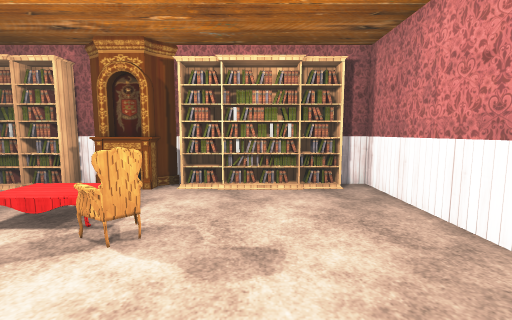
View 1 (above)

12 first-person views from a walk through a 3-D level made in the Unity game engine. The camera is 1.5 m above the floor, tilts 6° down and sees 90° across. The floor is counted in squares, 1 m on a side. Each view is taken from the middle of a square. On the plan, view 1 faces up. The plan holds only what a view shows up to about 13 squares ahead; the rest is blank. The place goes on beyond the plan. The player is left out. Door leaves are left out, so doorways stand open. Some surface patterns are stand-ins.

View 2
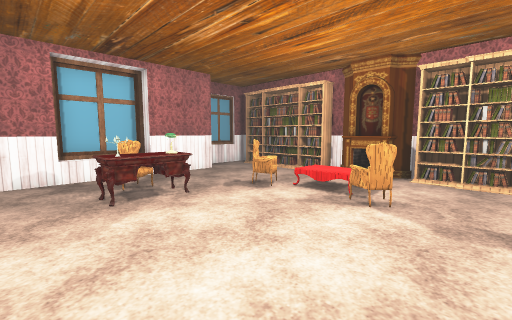

View 3
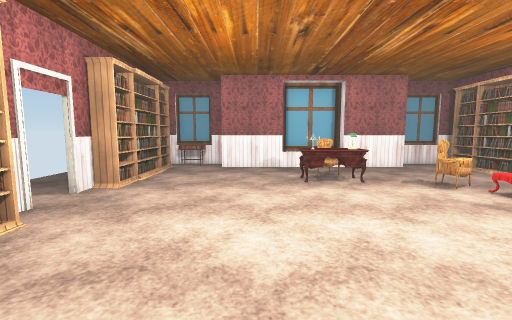

View 4
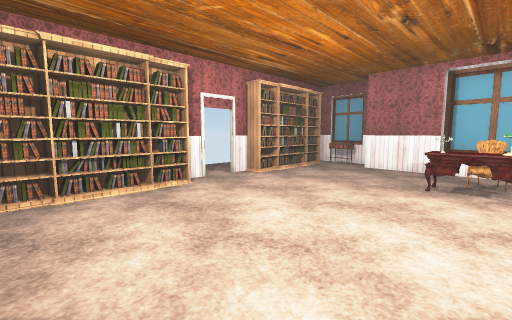

View 5
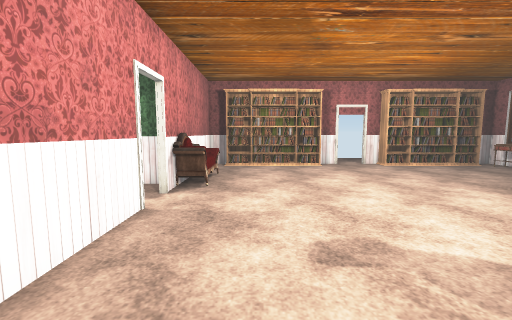

View 6
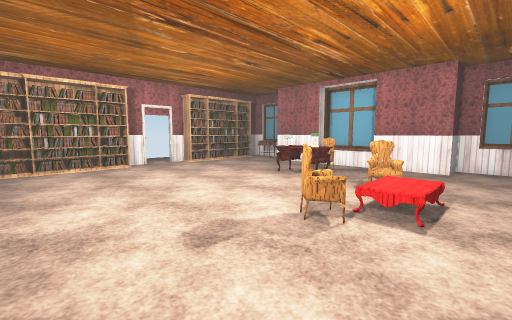

View 7
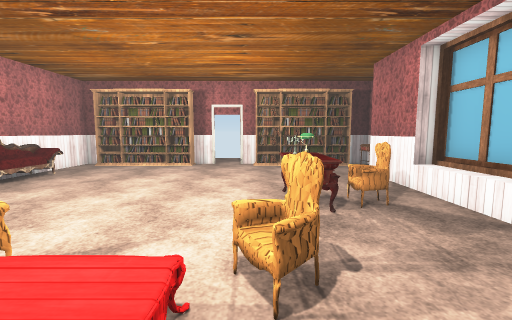

View 8
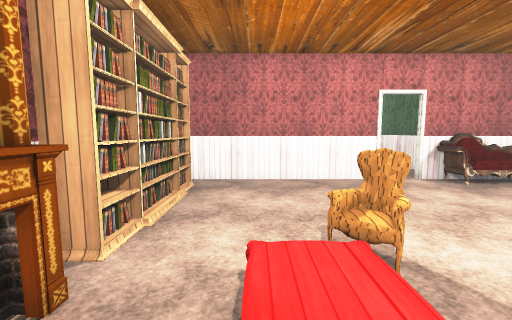

View 9
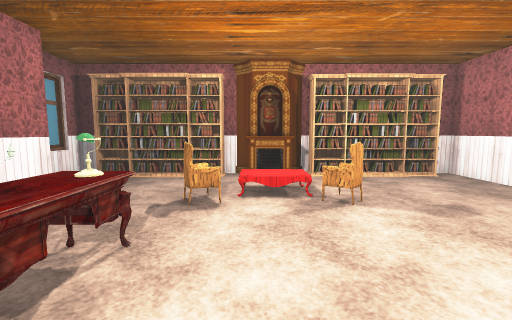

View 10
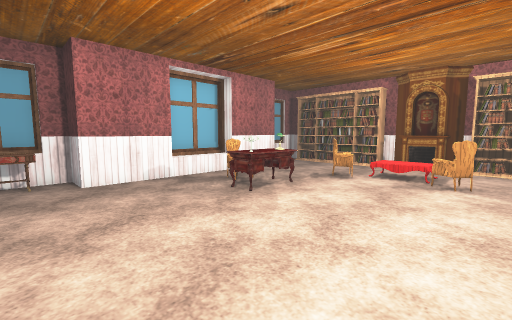

View 11
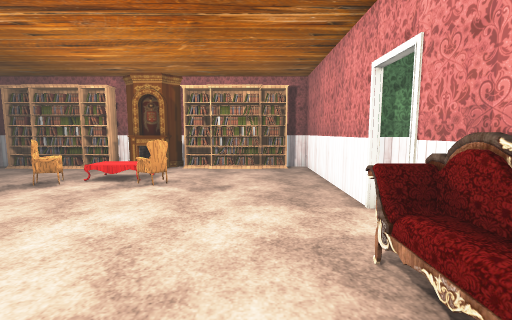

View 12
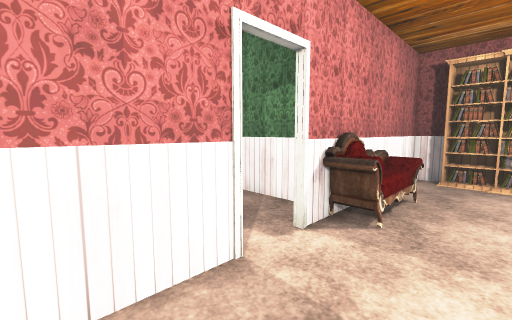

### Floor plan
Key: @ floor where view 1 was taken; # wall or solid block; . floor; / step, stairs or slope; D open door; = window, fence, low wall or low ledge; ^ raised ledge; B bookshelf; F fireplace; C chair; T table; S sofa; O other object.
Columns run from 11 left of view 1 to 4 right of it. Each row starts with its distance up from view 1.
  8 ##    ####   ##
  7 ##BBBBBFFBBBBB#
  6 #=............#
  5 ###....//.....#
  4   #...C//C....#
  3   #...C..C....#
  2  ##...........#
  1  ^^CCO........#
  0  ^^.CO.....@..#
 -1  ##...........S
 -2   #...........S#
 -3 ###...........S
 -4 #T#...........#
 -5 #T............#
 -6 #TBBBBBDDBBBBB#
 -7 ##    #DD#   ##

Positions as (right, up) in squares from view 1, and headings:
1: (0, 0), facing up
2: (0, -2), facing up-left
3: (2, -2), facing left
4: (2, 1), facing down-left
5: (1, 6), facing down
6: (2, 6), facing down-left
7: (-5, 6), facing down
8: (-5, 5), facing right
9: (-4, -2), facing up
10: (-1, -5), facing up-left
11: (1, -4), facing up
12: (1, 3), facing down-right
